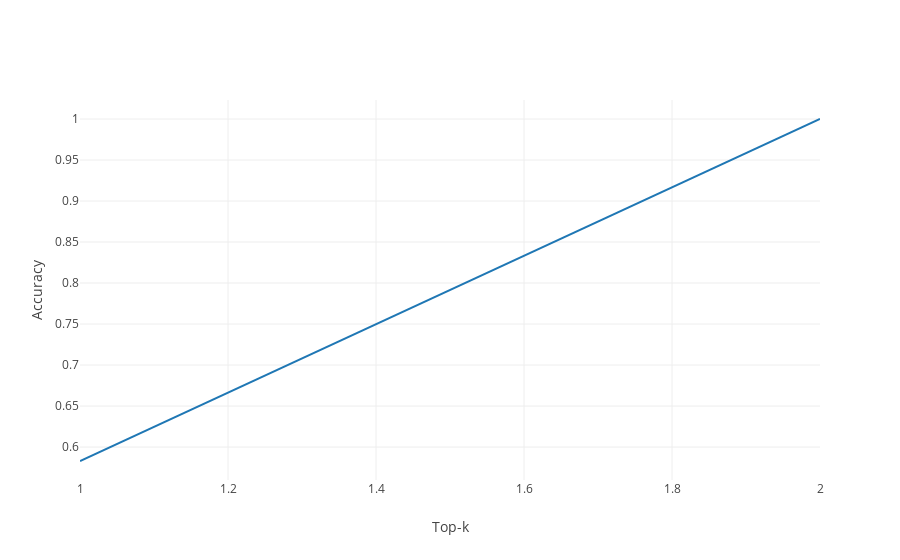

This figure's notebook cell:
### Code cell
evaluator.plot_top_k_accuracy()

### Figure 1 — Plotly figure (JSON) as saved in the notebook; plotly's stock layout.template omitted (floating-point values rounded to 4 significant figures)
{"data": [{"mode": "lines", "name": "all", "type": "scatter", "x": [1, 2], "y": [0.583, 1]}], "layout": {"title": null, "xaxis": {"title": "Top-k"}, "yaxis": {"title": "Accuracy"}}}
